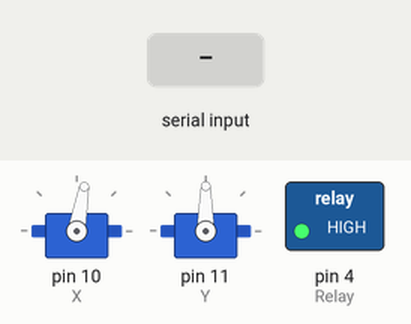
Simulated run of this sketch. Board: Arduino Uno, built with avr-gcc and run on an emulated ATmega328P. On the bench: 2 × servo, switched loads named in the sketch (green lamp = pin HIGH). Inputs (shaded band) come from the test bench.

Above: at 1.2 s.
1.3 s: "30,150\n" received over Serial
At 2.2 s:
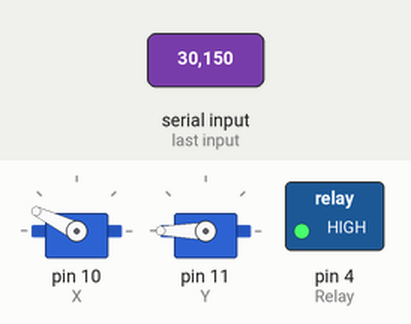
Timing chart, 0 to 4.3 s (numbered marks = the images above; inputs shaded):
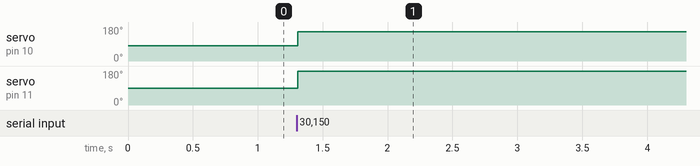

The sketch:

servo_control.ino
```cpp
#include <Servo.h>
int x1, x2, x3, y1, y2, y3;
int shoot = 0, shot_c =0;
int xpos = 80;
int ypos = 90;
int i = 0;
Servo X;
Servo Y;

const int Relay = 4;

void setup() {
  // put your setup code here, to run once:
  Serial.begin(9600);
  pinMode(Relay,OUTPUT);
  digitalWrite(Relay, HIGH);
  X.attach(10);
  Y.attach(11);
  X.write(xpos);
  Y.write(ypos);

}

void loop() {
  // put your main code here, to run repeatedly:

  if (Serial.available()>6) {
    y1 = Serial.read() - '0';
    y2 = Serial.read() - '0';
    y3 = Serial.read() - '0';
    x1 = Serial.read() - '0';
    x2 = Serial.read() - '0';
    x3 = Serial.read() - '0';
    shoot = Serial.read() - '0';

    xpos = (100 * x1) + (10* x2) + x3 + 4;
    ypos = (100 * y1) + (10* y2) + y3 + 4;

    if (shoot != 0){
      shot_c ++;
    }else{
      digitalWrite(Relay, HIGH);
    }
  }

  if (shot_c > 4) {
    digitalWrite(Relay, LOW);
    shot_c = 0;
  }else {
    digitalWrite(Relay, HIGH);
  }

  X.write(xpos);
  Y.write(ypos);


}
```

Measured:
- after the input at 1.3 s, servo on pin 10 (X): 80° → 154° at once; servo on pin 11 (Y): 90° → 180° at once
